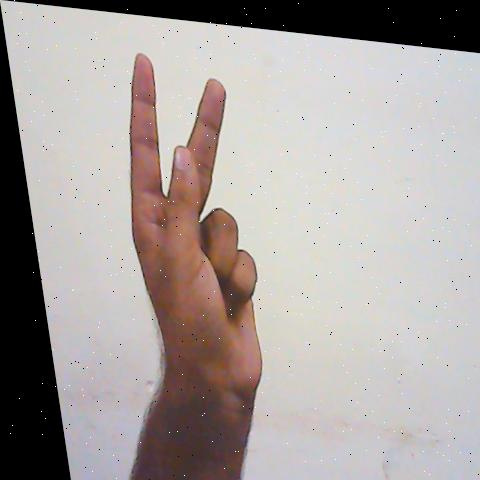
#> input picture train/images/A_22_png.rf.c4fbdf76a40695262a821d0446f510b7.jpg, 480 x 480 px
$ python -i hand_gesture.py   (imports and definitions only)
#> lines starting #> are read from the running program, lines starting #| are printed output that depends on the picture; after the words box and inside, x2 and y2 are one past the last pixel; in counts of white or black regions, pixels touching at a corner belong together
#> further down, picture is the input picture: shape (480, 480, 3); mean B, G, R 159.6, 162.1, 169.8
import cv2
import numpy as np
from skimage.feature import local_binary_pattern
from sklearn.svm import SVC
from sklearn.model_selection import train_test_split
from sklearn.metrics import classification_report, confusion_matrix
import os
import matplotlib.pyplot as plt

# Function for RGB to Binary Image Conversion
def rgb_to_binary(image):
    gray_image = cv2.cvtColor(image, cv2.COLOR_BGR2GRAY)
    _, binary_image = cv2.threshold(gray_image, 127, 255, cv2.THRESH_BINARY)
    return binary_image

# Function for Skin Detection in YCbCr color space
def detect_skin(image):
    ycbcr_image = cv2.cvtColor(image, cv2.COLOR_BGR2YCrCb)
#> ycbcr_image: shape (480, 480, 3); mean of channels 0, 1, 2 164.1, 132.1, 125.5
    lower_skin = np.array([0, 133, 77], dtype=np.uint8)
    upper_skin = np.array([255, 173, 127], dtype=np.uint8)
    skin_mask = cv2.inRange(ycbcr_image, lower_skin, upper_skin)
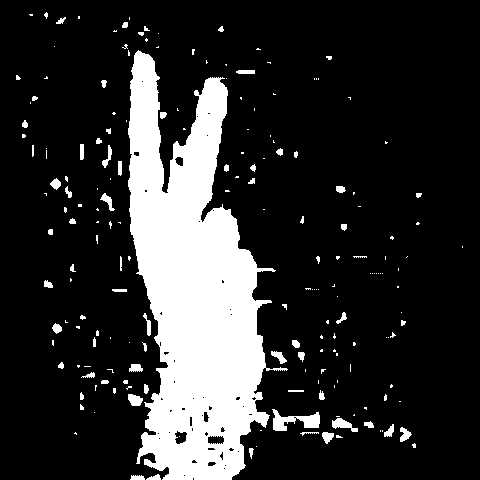
#> skin_mask: shape (480, 480); 18.1% white; 194 white regions (130 under 20 px), largest, box (x1, y1, x2, y2) and area: (128, 50, 288, 480) 37242, (272, 409, 320, 431) 514, (332, 418, 358, 432) 179
    skin_extracted_image = cv2.bitwise_and(image, image, mask=skin_mask)
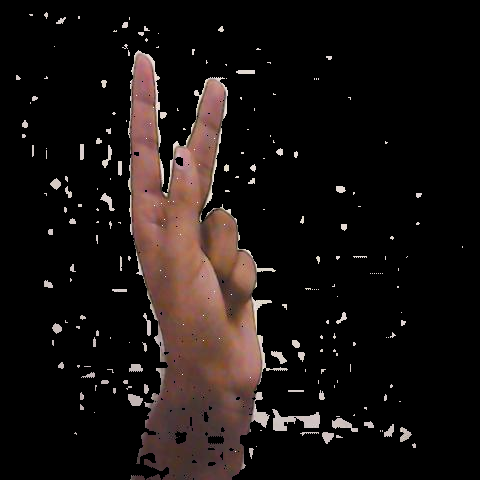
#> skin_extracted_image: shape (480, 480, 3); mean B, G, R 17.1, 18.8, 25.2
    return skin_extracted_image

# Function for Edge Detection using Canny edge detector
def detect_edges(image):
    edges = cv2.Canny(image, 100, 200)
    return edges

# Function for Image Resize
def resize_image(image, width, height):
    resized_image = cv2.resize(image, (width, height))
    return resized_image

# Function for Feature Extraction using Local Binary Patterns (LBP)
def extract_lbp_features(image):
    # Convert the image to grayscale
    gray_image = cv2.cvtColor(image, cv2.COLOR_BGR2GRAY)

    # Calculate Local Binary Pattern
    radius = 3
    n_points = 8 * radius
    lbp_image = local_binary_pattern(gray_image, n_points, radius, method='uniform')

    # Calculate histogram of LBP image
    hist, _ = np.histogram(lbp_image.ravel(), bins=np.arange(0, n_points + 3), range=(0, n_points + 2))
    hist = hist.astype("float")
    hist /= (hist.sum() + 1e-7)

    return hist


# Load dataset from train folder
train_images_folder = '/Users/Dell XPS White/Desktop/MATLAB/CV-Sign_Language_Translator/train/images'
train_labels_folder = '/Users/Dell XPS White/Desktop/MATLAB/CV-Sign_Language_Translator/train/labels'

X_train = []
y_train = []

# Loop through the images and labels folders and load images along with their labels
# [13 lines not run here, left out]

# Placeholder for preprocessing each image in X_train
preprocessed_images_train = []
# [5 lines not run here, left out]

# Extract features
X_train_features = [extract_lbp_features(image) for image in preprocessed_images_train]

# Split dataset into train and test sets
# [1 line that did not run here, left out]

# Classification
# Using Support Vector Machine (SVM) classifier as an example
svm_classifier = SVC(kernel='linear')
# [1 line not run here, left out]

# Evaluation
# [1 line that did not run here, left out]
# [1 line not run here, left out]

# Confusion matrix
# [1 line that did not run here, left out]
# [7 lines not run here, left out]

>>> import cv2
>>> picture = cv2.imread('train/images/A_22_png.rf.c4fbdf76a40695262a821d0446f510b7.jpg')
>>> result = detect_skin(picture)
